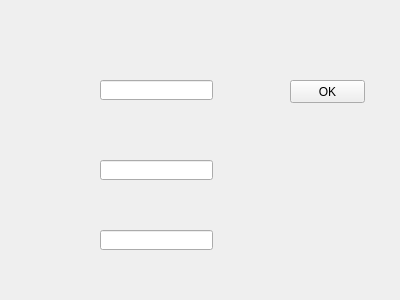
<?xml version="1.0" encoding="UTF-8"?>
<ui version="4.0">
 <class>ParameterSetting</class>
 <widget class="QWidget" name="ParameterSetting">
  <property name="geometry">
   <rect>
    <x>0</x>
    <y>0</y>
    <width>400</width>
    <height>300</height>
   </rect>
  </property>
  <property name="windowTitle">
   <string>Form</string>
  </property>
  <widget class="QLineEdit" name="lineEdit_parameter_a">
   <property name="geometry">
    <rect>
     <x>100</x>
     <y>80</y>
     <width>113</width>
     <height>20</height>
    </rect>
   </property>
  </widget>
  <widget class="QLineEdit" name="lineEdit_parameter_b">
   <property name="geometry">
    <rect>
     <x>100</x>
     <y>160</y>
     <width>113</width>
     <height>20</height>
    </rect>
   </property>
  </widget>
  <widget class="QLabel" name="label_parameter_a">
   <property name="geometry">
    <rect>
     <x>10</x>
     <y>80</y>
     <width>81</width>
     <height>21</height>
    </rect>
   </property>
   <property name="text">
    <string/>
   </property>
  </widget>
  <widget class="QLabel" name="label_parameter_b">
   <property name="geometry">
    <rect>
     <x>10</x>
     <y>160</y>
     <width>71</width>
     <height>21</height>
    </rect>
   </property>
   <property name="text">
    <string/>
   </property>
  </widget>
  <widget class="QPushButton" name="pushButton_parameter_OK">
   <property name="geometry">
    <rect>
     <x>290</x>
     <y>80</y>
     <width>75</width>
     <height>23</height>
    </rect>
   </property>
   <property name="text">
    <string>OK</string>
   </property>
  </widget>
  <widget class="QLineEdit" name="lineEdit_parameter_c">
   <property name="geometry">
    <rect>
     <x>100</x>
     <y>230</y>
     <width>113</width>
     <height>20</height>
    </rect>
   </property>
  </widget>
  <widget class="QLabel" name="label_parameter_c">
   <property name="geometry">
    <rect>
     <x>10</x>
     <y>230</y>
     <width>71</width>
     <height>21</height>
    </rect>
   </property>
   <property name="text">
    <string/>
   </property>
  </widget>
  <widget class="QLabel" name="label_formula">
   <property name="geometry">
    <rect>
     <x>33</x>
     <y>21</y>
     <width>241</width>
     <height>21</height>
    </rect>
   </property>
   <property name="text">
    <string/>
   </property>
  </widget>
 </widget>
 <resources/>
 <connections/>
</ui>
